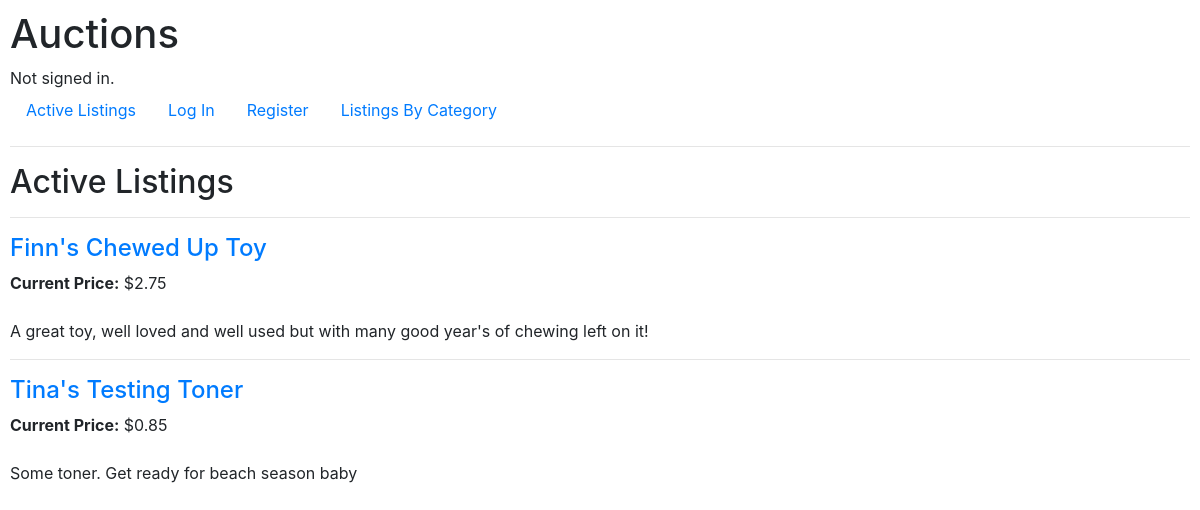
The app's page /, older data.
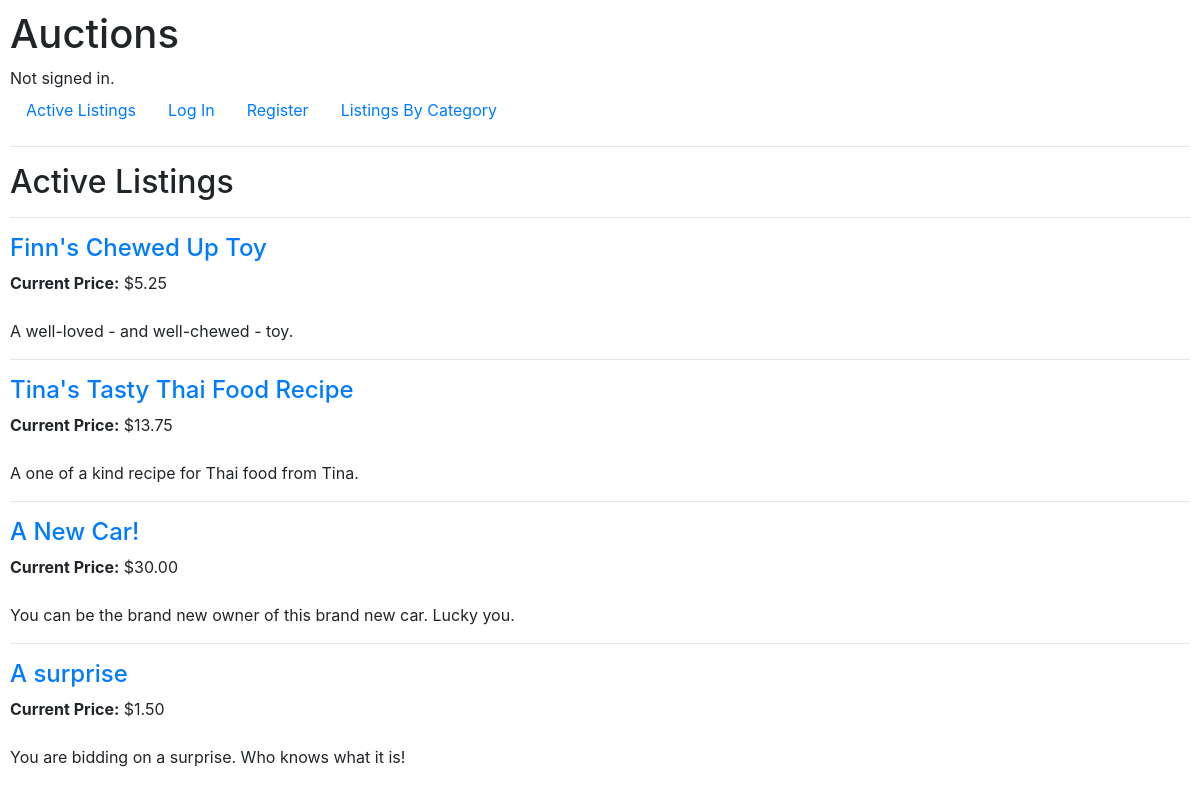
The same page, newer data.
### auctions/models.py (models this page shows, shortened)
class Auction(models.Model):
    title = models.CharField(max_length=64)
    description = models.TextField()
    opening_bid = models.DecimalField(max_digits=10,decimal_places=2)
    image = models.CharField(max_length=64,blank=True)
    category = models.CharField(max_length=64,blank=True)
    user = models.ForeignKey(User, on_delete=models.CASCADE, related_name='listings')
    winner = models.ForeignKey(User, on_delete=models.CASCADE, blank=True, default=None,
    null=True, related_name='won')
    LISTING_STATUS = (
        ("A",'Active'),
        ("C","Closed")
    )
    status = models.CharField(max_length=1, choices=LISTING_STATUS, default="A")
    watchlist = models.ManyToManyField(User, blank=True, related_name='watchlist',
    default=None)

### auctions/views.py (the view)
# urls.py: path("", views.index, name="index"),
def index(request):
    prices = []
    auctions = Auction.objects.filter(status="A")
    for auction in auctions:
        price_dict =  Bid.objects.filter(auction__title=auction.title).aggregate(Max('amount'))
        if price_dict['amount__max'] is None:
            prices.append(auction.opening_bid)
        else:
            prices.append(price_dict['amount__max'])
    auction_zip = zip(auctions, prices)
    return render(request, "auctions/index.html", {
        'auctions':auction_zip
    })

### auctions/templates/auctions/index.html
{% extends "auctions/layout.html" %}
{% block body %}
    <h2>Active Listings</h2>
    {% for auction, price in auctions %}
        <hr>
        <h4><a href="{% url 'listing' auction.id %}">{{auction.title}}</a></h4>
        <b>Current Price:</b> ${{price|floatformat:2}} <br>
        <br>
        {{auction.description}}
    {% endfor %}
{% endblock %}

### auctions/templates/auctions/layout.html (shortened to what this page needs)
{% load static %}
<!DOCTYPE html>
<html lang="en">
    <head>
        <link rel="stylesheet" href="https://stackpath.bootstrapcdn.com/bootstrap/4.4.1/css/bootstrap.min.css">
        <link href="{% static 'auctions/styles.css' %}" rel="stylesheet">
    </head>
    <body>
        <h1>Auctions</h1>
        <div>
            {% if user.is_authenticated %}
                Signed in as <strong>{{ user.username }}</strong>.
            {% else %}
                Not signed in.
            {% endif %}
        </div>
        <ul class="nav">
            <li class="nav-item">
                <a class="nav-link" href="{% url 'index' %}">Active Listings</a>
            </li>
            {% if user.is_authenticated %}
                <li class="nav-item">
                    <a class="nav-link" href="{% url 'new' %}">New Listing</a>
                </li>
                <li class="nav-item">
                    <a class="nav-link" href="{% url 'watchlist' %}">My Watchlist</a>
                </li>
                <li class="nav-item">
                    <a class="nav-link" href="{% url 'logout' %}">Log Out</a>
                </li>
            {% else %}
                <li class="nav-item">
                    <a class="nav-link" href="{% url 'login' %}">Log In</a>
                </li>
                <li class="nav-item">
                    <a class="nav-link" href="{% url 'register' %}">Register</a>
                </li>
            {% endif %}
            <li class="nav-item">
                <a class="nav-link" href="{% url 'categories' %}">Listings By Category</a>
            </li>
        </ul>
        <hr>
        {% block body %}
        {% endblock %}
    </body>
</html>

### auctions/static/auctions/styles.css (style rules this page uses)
body { padding: 10px; }

Row changes from the older to the newer data that the page shows:
changed Auction "Finn's Chewed Up Toy": price "2.75" → "5.25"; description "A great toy, well loved and well used but with many good year's of chewing left on it!" → "A well-loved - and well-chewed - toy."
changed Auction: title "Tina's Testing Toner" → "Tina's Tasty Thai Food Recipe"; opening_bid "0.85" → "13.75"; description "Some toner. Get ready for beach season baby" → "A one of a kind recipe for Thai food from Tina."
added Auction: title "A New Car!", price "30.00", description "You can be the brand new owner of this brand new car. Lucky you."
added Auction: title "A surprise", price "1.50", description "You are bidding on a surprise. Who knows what it is!"
